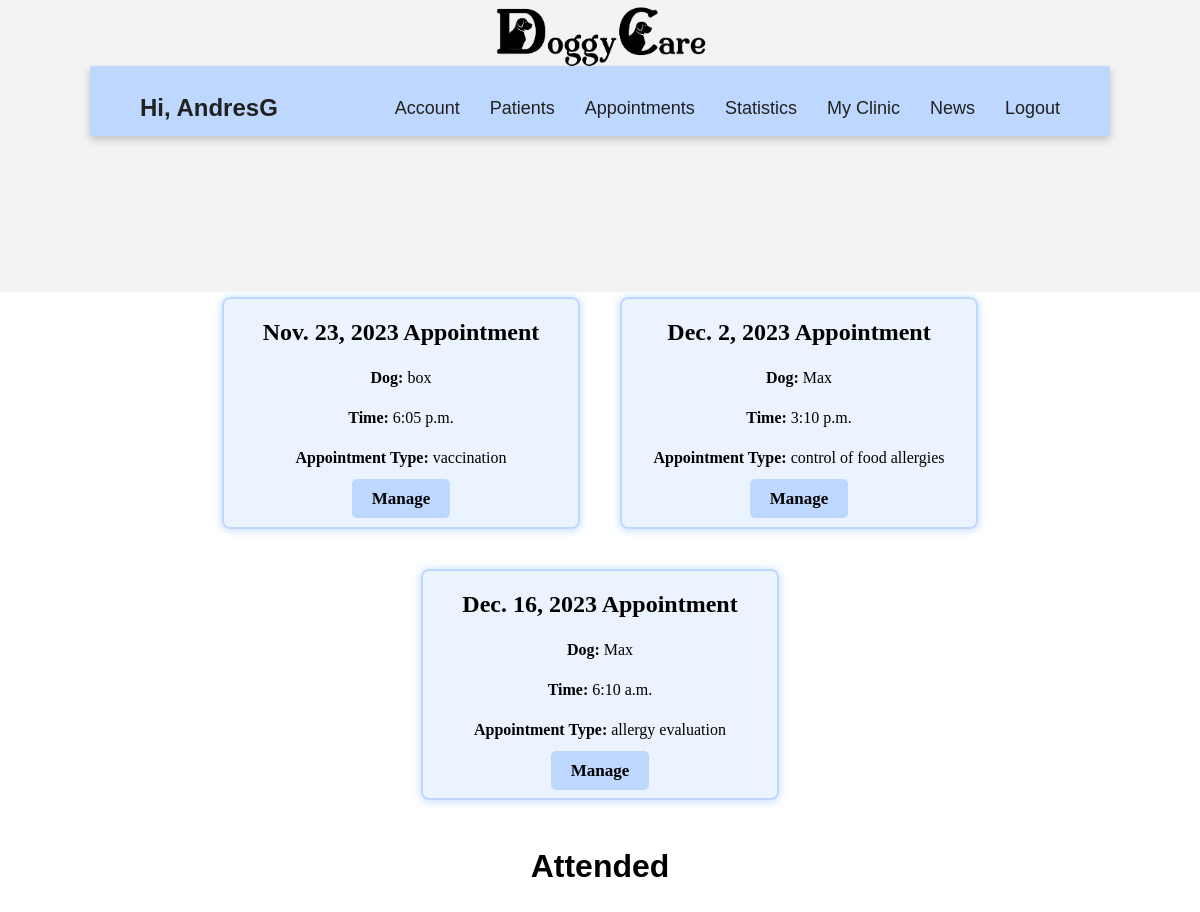
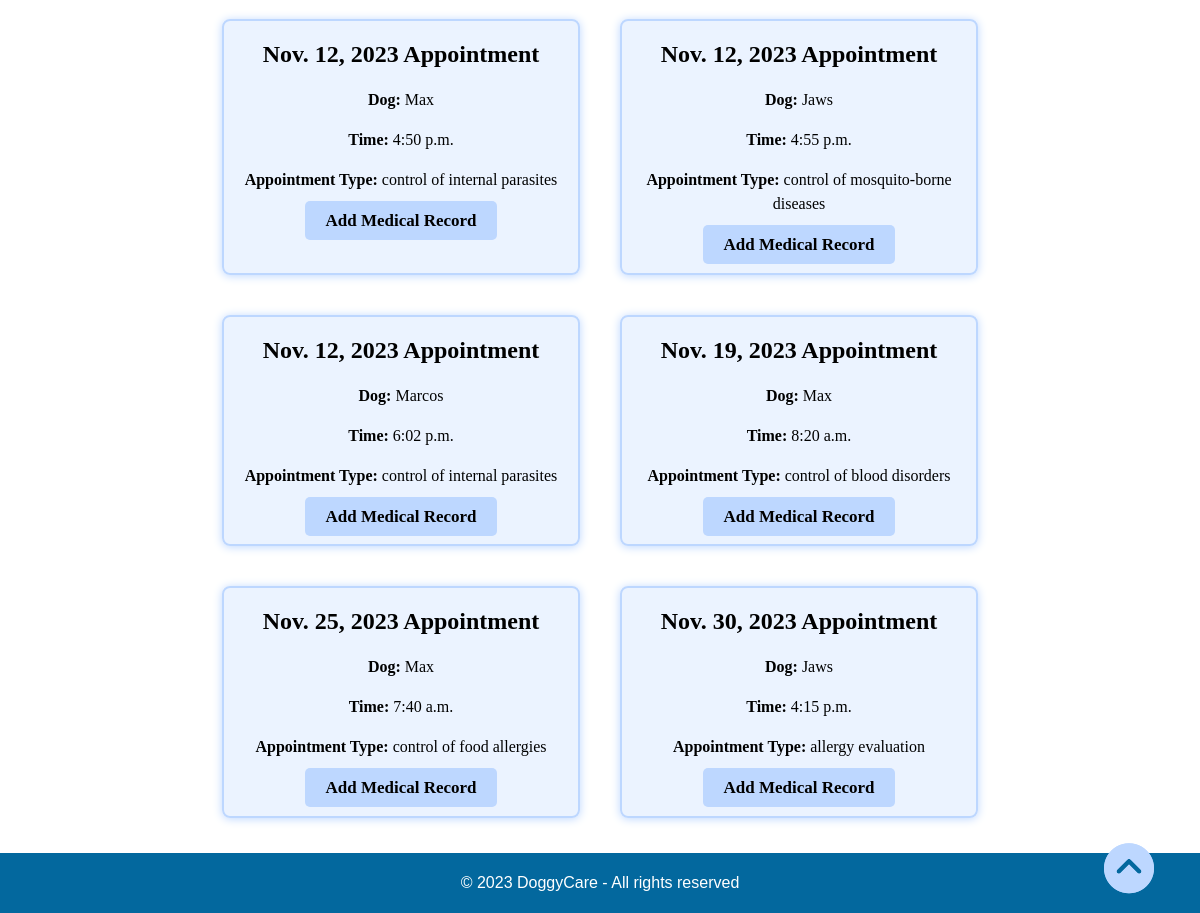
The app's page /vet/appointments/ (signed in) with its own data (2 pictures, top to bottom).
### accounts/models.py (models this page shows)
class User(AbstractUser):
    email = models.EmailField(unique=True)
    is_vet = models.BooleanField(default=False)
    is_owner = models.BooleanField(default=False)

### vet/models.py (models this page shows, shortened)
class appointment(models.Model):
    id= models.AutoField(primary_key= True)
    date = models.DateField(blank = False)
    time = models.TimeField(blank=False)
    appointment_type = models.CharField(blank= False, max_length=100)
    dog_owner_id = models.ForeignKey(Owner, on_delete=models.CASCADE,null=True, blank=True)
    vet_id = models.ForeignKey(Vet, on_delete=models.CASCADE,null=True, blank=True)
    dog = models.ForeignKey(Dog, on_delete=models.CASCADE,null=True, blank=True)
    attended = models.BooleanField("Attended", default= False)
    clinic_id = models.ForeignKey(clinic_info, on_delete=models.CASCADE,null=True, blank=True)

class Dog(models.Model):
    GENDER_CHOICES = (
    ('Male', 'Male'),
    ('Female', 'Female'),
    )
    image= models.ImageField(upload_to='images/')
    id= models.AutoField(primary_key= True)
    owner= models.ForeignKey(Owner, on_delete=models.CASCADE)
    name= models.CharField(blank= False, max_length=20)
    breed= models.ForeignKey(breed, on_delete=models.CASCADE)
    birthdate= models.DateField(blank= False, validators=[validate_minor])
    weight= models.FloatField(blank= False)
    gender= models.CharField(blank= False, max_length=10, choices=GENDER_CHOICES)
    vaccination_card = models.ForeignKey(vaccination_card, on_delete=models.CASCADE,null=True,blank = True)
    vet= models.ForeignKey(Vet, on_delete=models.CASCADE)

### vet/views.py (the view)
# urls.py: path('appointments/', views.appointments, name='appointment'),
@login_required
@vet_required
def appointments(request):
    appointments = appointment.objects.filter(vet_id=request.user.vet)
    sorted_appointments = sorted(appointments, key=attrgetter('date', 'time'))
    return render(request, 'appointments.html', {'appointments': sorted_appointments})

### vet/templates/appointments.html (shortened to what this page needs)
<!DOCTYPE html>
{% extends 'base.html' %}
{% load static %}
    {% block additional_styles %}
    <link rel="stylesheet" href="{% static 'css/vet/appointments.css' %}">
    {% endblock additional_styles %}
        {% block content %}
        <div class="all"  id="start">
        <h1>Your Appointments</h1>
        <div class="new-appointment" style="text-align: center;">
            <a href="{% url 'owners_select' %}" class="btn" style="margin-right: 3%;">Schedule Appointment</a>
            <a href="#attended" id="go-up-button" class="btn"><i class="fa-solid fa-circle-chevron-up fa-bounce" style="color: #bdd7ff; text-shadow: 4px;"></i>See attended</a>
        </div>
        <div class="appointments-list">
            {% for appointment in appointments %}
            {% if not appointment.attended %}
            <div class="appointment-card">
                <div class="card-content p-3 mx-2">
                    <span>{{ appointment.date }} Appointment</span>
                    <p><strong>Dog:</strong> {{ appointment.dog.name }}</p>
                    <p><strong>Time:</strong> {{ appointment.time }}</p>
                    <p><strong>Appointment Type:</strong> {{ appointment.appointment_type }}</p>
                    <div class="button-container">
                        <a href="{% url 'manage_appointment' appointment_id=appointment.id %}" class="edit-button">Manage</a>
                    </div>
                </div>
            </div>
            {% endif %}
            {% endfor %}
        </div>
        <h1 id="attended">Attended</h1>
        <div class="appointments-list">
            {% for appointment in appointments %}
            {% if appointment.attended %}
            <div class="appointment-card">
                <div class="card-content p-3 mx-2">
                    <span>{{ appointment.date }} Appointment</span>
                    <p><strong>Dog:</strong> {{ appointment.dog.name }}</p>
                    <p><strong>Time:</strong> {{ appointment.time }}</p>
                    <p><strong>Appointment Type:</strong> {{ appointment.appointment_type }}</p>
                    <div class="button-container">
                        <a href="{% url 'new_record' dog_id=appointment.dog.id %}" class="edit-button">Add Medical Record</a>
                    </div>
                </div>
            </div>
            {% endif %}
            {% endfor %}
        </div>
        <a href="#start" id="go-up-button"><i class="fa-solid fa-circle-chevron-up fa-bounce" style="color: #bdd7ff; text-shadow: 4px;"></i></a>
    </div>
        {% endblock content %}

### vet/templates/base.html (shortened to what this page needs)
<!DOCTYPE html>
{% load static %}
<html lang="en">
    <head>
        <link rel="stylesheet" href="{% static 'css/vet/base.css' %}">
        {% block additional_styles %}
        {% endblock additional_styles %}
    </head>
    <body>
        <header>
            <div class="container-top-bar">
                <div class="top-bar">
                    <a href="{% url 'home' %}">
                        <img src="{% static 'img/logo.png' %}" alt="Logo">
                    </a>
                </div>
        </div>
        <nav class="nav-bar">
            <div class="greeting">
                {% if user.is_authenticated %}
                <h3>Hi, {{ user.username }}</h3>
                {% endif %}
            </div>
            <div class="tabs">
                <ul>
                    <li><a href="{% url 'manage_vet' %}">Account</a></li>
                    <li><a href="{% url 'patients' %}">Patients</a></li>
                    <li><a href="{% url 'appointment' %}">Appointments</a></li>
                    <li><a href="{% url 'statistics' %}">Statistics</a></li>
                    <li><a href="{% url 'show_clinic' %}">My Clinic</a></li>
                    <li><a href="{% url 'news' %}">News</a></li>
                    <li><a href="{% url 'logout' %}">Logout</a></li>
                </ul>
            </div>
        </nav>
        </header>
        <main>
            {% block content %}
            {% endblock content%}
        </main>
    </body>
    <footer>
        <div>
            <p>&copy; 2023 DoggyCare - All rights reserved</p>
        </div>
    </footer>
</html>

### static/css/vet/base.css (style rules this page uses)
html { font-family: "Poppins", sans-serif; line-height: 1.15; -webkit-text-size-adjust: 100%; -webkit-tap-highlight-color: rgba(0, 0, 0, 0); }
body { margin: 0; font-size: 1rem; line-height: 1.5; text-align: left; }
.container-top-bar { position: absolute; top: 0; width: 100%; height: 16%; background-color: #F3F3F3; z-index: 0; }
.top-bar { display:flex; margin-top:5px; text-align: center; font-weight: 800; justify-content: center; }
.top-bar img { height: 62px; margin-left: 20px; margin-right: 20px; margin-top: 1px; }
h3 { font-size: 1.5rem; color: #212121; }
h1 { text-align: center; }
.nav-bar { margin-top: 5.5%; height: 70px; width: 85%; position: relative; left: 50%; transform: translateX(-50%); background-color: rgb(189, 215, 255); display:flex; flex-wrap: wrap; align-items: center; justify-content: space-between; box-shadow: 0 4px 8px rgba(0, 0, 0, 0.2); }
.greeting { margin-left: 50px; font-size: 30px; }
.tabs { margin-right: 50px; display: flex; flex-wrap: wrap; align-items: center; justify-content: space-between; }
.tabs ul { display: flex; }
.tabs li { margin-left: 30px; font-size: 16px; list-style-type: none; }
.nav-bar a { font-weight: 300; font-size: 18px; color: #212121; text-decoration: none; transition: color 0.3s }
footer { background-color: #03689e; color: #fff; padding: 2px 0; text-align:center; width: 100%; bottom: 0; }

### static/css/vet/appointments.css (style rules this page uses)
main { margin-top: 15px; margin-bottom: 15px; margin: auto; }
main > * { margin-top: 15px; margin-bottom: 15px; }
.all { text-align: center; align-items: center; }
.new-appointment { display: flex; font-family: Georgia, serif; align-items: center; justify-content: center; transition: transform 0.3s ease; padding-bottom: 15px; }
.fa-circle-chevron-up { position: fixed; bottom: 20px; right: 4rem; width: 2rem; font-size: 50px; }
.btn { padding: 5px 10px; font-size: 17px; text-decoration: none; background-color: rgb(189, 215, 255); color: #000000; border: none; border-radius: 5px; cursor: pointer; font-family:"Century Gothic"; font-weight: bold; }
.appointments-list { padding: 0 10px; display: flex; flex-wrap: wrap; justify-content: center; }
.appointment-card { border-radius: 8px; box-shadow: 0px 1px 10px #bdd7ff; background-color: rgba(189, 215, 255, 0.3); border: 2px solid rgb(189, 215, 255); overflow: hidden; margin: 20px; padding: auto; word-wrap: break-word; display: flex; flex-direction: column; transition: transform 0.3s ease; font-family: "Century Gothic"; }
@media (min-width: 576px) { .appointment-card { width: 48%; } }
@media (min-width: 768px) { .appointment-card { width: 48%; } }
@media (min-width: 992px) { .appointment-card { width: 30%; } }
@media (min-width: 1200px) { .appointment-card { width: 30%; } }
span { font-size: 24px; color: #000000; font-weight: bold; text-align: center; margin-top: 20px; margin-bottom: auto; }
.appointment-card .card-content { padding: 15px; text-align: center; word-wrap: break-word; flex-grow: 1; font-family:"Century Gothic"; }
.edit-button { padding: 10px 20px; padding-bottom: 10px; font-size: 17px; text-decoration: none; background-color: #BDD7FF; color: #000000; border: none; border-radius: 5px; cursor: pointer; margin: 15px; height: 20px; font-family:"Century Gothic"; font-weight: bold; }

### records on screen
User: username "AndresG"
appointment: date "Nov. 23, 2023", dog.name "box", time "6:05 p.m.", appointment_type "vaccination"
appointment: date "Dec. 2, 2023", dog.name "Max", time "3:10 p.m.", appointment_type "control of food allergies"
appointment: date "Dec. 16, 2023", dog.name "Max", time "6:10 a.m.", appointment_type "allergy evaluation"
appointment: date "Nov. 12, 2023", dog.name "Max", time "4:50 p.m.", appointment_type "control of internal parasites"
appointment: date "Nov. 12, 2023", dog.name "Jaws", time "4:55 p.m.", appointment_type "control of mosquito-borne diseases"
appointment: date "Nov. 12, 2023", dog.name "Marcos", time "6:02 p.m.", appointment_type "control of internal parasites"
appointment: date "Nov. 19, 2023", dog.name "Max", time "8:20 a.m.", appointment_type "control of blood disorders"
appointment: date "Nov. 25, 2023", dog.name "Max", time "7:40 a.m.", appointment_type "control of food allergies"
appointment: date "Nov. 30, 2023", dog.name "Jaws", time "4:15 p.m.", appointment_type "allergy evaluation"
